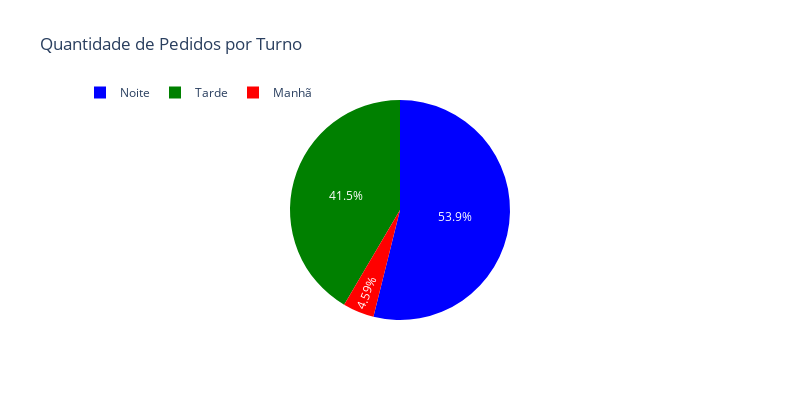

The code cell stored with this chart in its notebook:
### Markdown cell above
### 1.4 Visualização dos dados

- matplotlib
- seaborn
- plotly

### Code cell
fig = px.pie(
    df_agg_turno, 
    names='Turno', 
    values='Quantidade', 
    title='Quantidade de Pedidos por Turno',
    # category_orders={"meal_type": ['Manhã', 'Tarde', 'Noite']}, 
    color_discrete_sequence=['blue', 'green', 'red']
)

fig.update_layout(width=800, height=400)
fig.update_layout(legend=dict(orientation="h", x=0, y=1.1))
fig.show()

### Figure 1 — Plotly figure (JSON) as saved in the notebook; plotly's stock layout.template omitted (floating-point values rounded to 4 significant figures)
{"data": [{"domain": {"x": [0, 1], "y": [0, 1]}, "hovertemplate": "Turno=%{label}<br>Quantidade=%{value}<extra></extra>", "labels": ["Manhã", "Noite", "Tarde"], "legendgroup": "", "name": "", "showlegend": true, "type": "pie", "values": [12744, 149510, 115204]}], "layout": {"height": 400, "legend": {"orientation": "h", "tracegroupgap": 0, "x": 0, "y": 1.1}, "piecolorway": ["blue", "green", "red"], "title": {"text": "Quantidade de Pedidos por Turno"}, "width": 800}}
